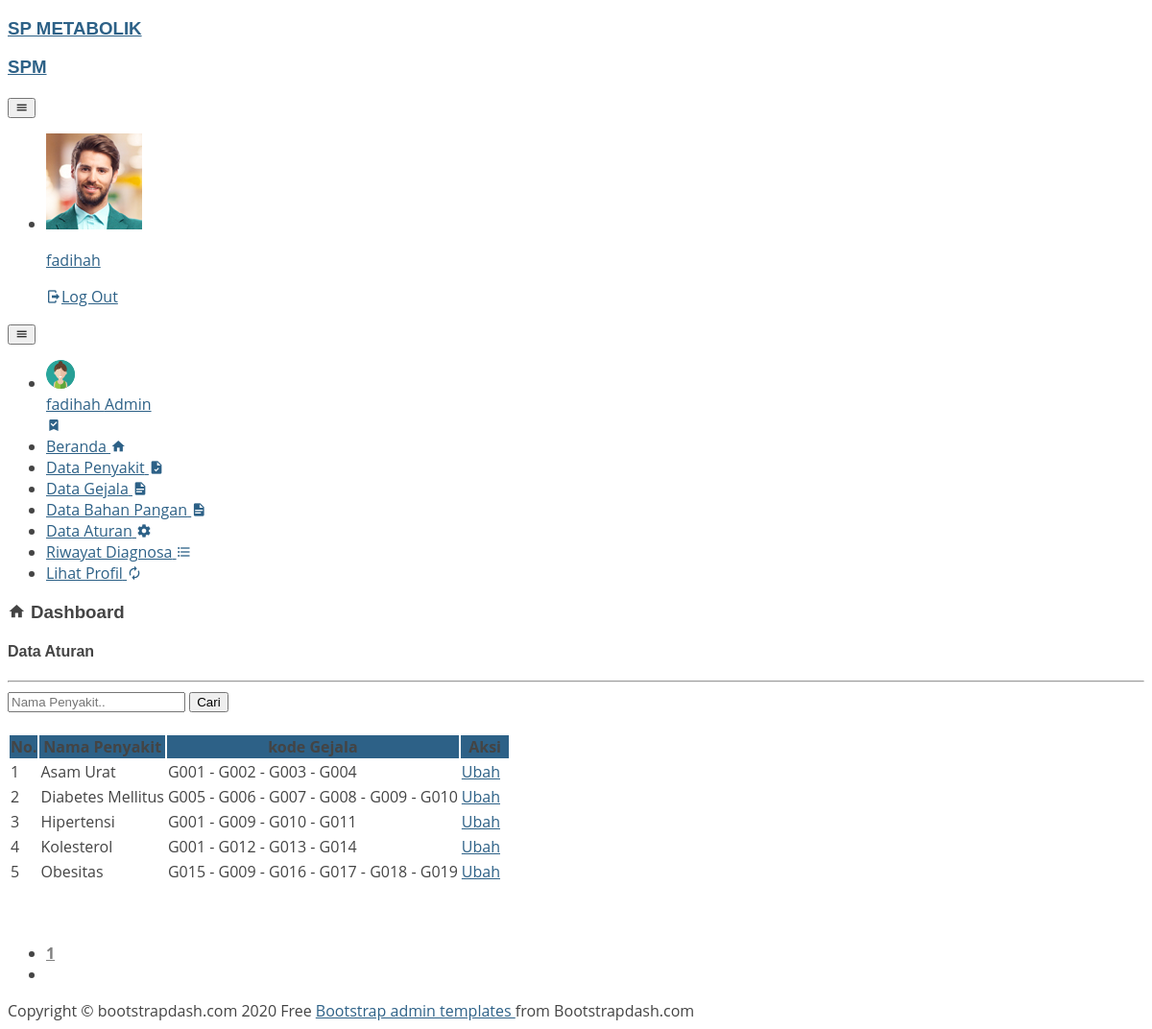
Page /page/daturan.php (signed in) on the committed database.
### tables this page shows
CREATE TABLE `penyakit` (
  `id_penyakit` int(5) NOT NULL,
  `kode_penyakit` varchar(5) NOT NULL,
  `nama_penyakit` varchar(40) NOT NULL,
  `gambar` varchar(100) NOT NULL,
  `keterangan` text NOT NULL,
  `solusi` text NOT NULL,
  `penyebab` text NOT NULL
);

### koneksi.php (called while the page is built, shortened)
<?php
$conn = mysqli_connect("sql209.epizy.com", "epiz_29132838", "vFeo4yUAVpGWIT", "epiz_29132838_metabolik");
function query($query) {
    global $conn;
    $result = mysqli_query($conn, $query);
    $rows = [];
    while( $row = mysqli_fetch_assoc($result) ) {
        $rows[] = $row;
    }
    return $rows;
}
?>

### page/daturan.php (the view, shortened to what this page needs)
<?php
$con = mysqli_connect("sql209.epizy.com", "epiz_29132838", "vFeo4yUAVpGWIT", "epiz_29132838_metabolik");
require '../koneksi.php';
$jumlahdataperhalaman = 10;
$jumlahdata = count(query("SELECT*FROM penyakit"));
$jumlahhalaman = ceil($jumlahdata/$jumlahdataperhalaman);
$halamanaktif = (isset($_GET["halaman"])) ? $_GET["halaman"]:1;
$awaldata = ($jumlahdataperhalaman * $halamanaktif) - $jumlahdataperhalaman;
$list_data = '';
$q = "select * from penyakit order by kode_penyakit LIMIT $awaldata, $jumlahdataperhalaman";
$q = mysqli_query($con, $q);
$no = 0;
if (mysqli_num_rows($q) > 0) {
    while ($r = mysqli_fetch_array($q)) {
      $no++;
        $id = $r['kode_penyakit'];
        $gejala = array();
        $qgejala = "select * from basispengetahuan where kode_penyakit='$id'";
        $qgejala = mysqli_query($con, $qgejala);
        while ($rgejala = mysqli_fetch_array($qgejala)) {
            $r_gejala = mysqli_fetch_array(mysqli_query($con, "select kode_gejala from gejala where kode_gejala='" . $rgejala['kode_gejala'] . "'"));
            $gejala[] = $r_gejala['kode_gejala'];
        }
        $daftar_gejala = implode(" - ", $gejala);
        $list_data .= '
		<tr>
		<td>'.$no.'</td>
		<td>' . $r['nama_penyakit'] . '</td>
		<td>' . $daftar_gejala . '</td>
		<td>
		<a href="tambah_aturan.php?id_penyakit='. $r['id_penyakit'] .'" class="btn btn-success btn-xs" title="Ubah"><i class="fa fa-edit"></i> Ubah</a> &nbsp;
		</tr>';
    }
}
?>
<!DOCTYPE html>
<html lang="en">
  <head>
    <link rel="stylesheet" href="../vendor/assets/vendors/mdi/css/materialdesignicons.min.css">
    <link rel="stylesheet" href="../vendor/assets/vendors/css/vendor.bundle.base.css">
    <link rel="stylesheet" href="../vendor/assets/css/style.css">
  </head>
  <body>
    <div class="container-scroller">
      <nav class="navbar default-layout-navbar col-lg-12 col-12 p-0 fixed-top d-flex flex-row">
        <div class="text-center navbar-brand-wrapper d-flex align-items-center justify-content-center">
          <a class="navbar-brand brand-logo" href="index.html"> <h3>SP METABOLIK</h3> </a>
          <a class="navbar-brand brand-logo-mini" href="index.html"> <h3>SPM</h3> </a>
        </div>
        <div class="navbar-menu-wrapper d-flex align-items-stretch">
          <button class="navbar-toggler navbar-toggler align-self-center" type="button" data-toggle="minimize">
            <span class="mdi mdi-menu"></span>
          </button>
          <ul class="navbar-nav navbar-nav-right">
            <li class="nav-item nav-profile dropdown">
              <a class="nav-link dropdown-toggle" id="profileDropdown" href="#" data-toggle="dropdown" aria-expanded="false">
                <div class="nav-profile-img">
                  <img src="../vendor/assets/images/faces/face1.jpg" alt="image">
                </div>
                <div class="nav-profile-text">
                  <p class="mb-1 text-black"> <?php echo $_SESSION["username"]; ?> </p>
                </div>
              </a>
              <div class="dropdown-menu navbar-dropdown" aria-labelledby="profileDropdown">
                <a class="dropdown-item" href="../../login/logout.php">
                  <i class="mdi mdi-logout mr-2 text-primary"></i>Log Out </a>
              </div>
            </li>
          </ul>
          <button class="navbar-toggler navbar-toggler-right d-lg-none align-self-center" type="button" data-toggle="offcanvas">
            <span class="mdi mdi-menu"></span>
          </button>
        </div>
      </nav>
      <div class="container-fluid page-body-wrapper">
        <nav class="sidebar sidebar-offcanvas" id="sidebar">
          <ul class="nav">
            <li class="nav-item nav-profile">
              <a href="#" class="nav-link">
                <div class="nav-profile-image">
                  <img src="../vendor/assets/images/faces-clipart/pic-3.png" alt="profile">
                </div>
                <div class="nav-profile-text d-flex flex-column">
                  <span class="font-weight-bold mb-2"> <?php echo $_SESSION["username"]; ?> </span>
                  <span class="text-secondary text-small"> <?php echo $_SESSION["role"]; ?> </span>
                </div>
                <i class="mdi mdi-bookmark-check text-success nav-profile-badge"></i>
              </a>
            </li>
            <li class="nav-item">
              <a class="nav-link" href="index_dokter.php">
                <span class="menu-title">Beranda</span>
                <i class="mdi mdi-home menu-icon"></i>
              </a>
            </li>
            <li class="nav-item">
              <a class="nav-link" href="dpenyakit.php">
                <span class="menu-title">Data Penyakit</span>
                <i class="mdi mdi-file-check menu-icon"></i>
              </a>
            </li>
            <li class="nav-item">
              <a class="nav-link" href="dgejala.php">
                <span class="menu-title">Data Gejala</span>
                <i class="mdi mdi-file-document menu-icon"></i>
              </a>
            </li>
            <li class="nav-item">
              <a class="nav-link" href="dpangan.php">
                <span class="menu-title">Data Bahan Pangan</span>
                <i class="mdi mdi-file-document menu-icon"></i>
              </a>
            </li>
            <li class="nav-item">
              <a class="nav-link" href="daturan.php">
                <span class="menu-title">Data Aturan</span>
                <i class="mdi mdi-settings menu-icon"></i>
              </a>
            </li>
            <li class="nav-item">
              <a class="nav-link" href="riwayat_diagnosa.php">
                <span class="menu-title">Riwayat Diagnosa</span>
                <i class="mdi mdi-format-list-bulleted menu-icon"></i>
              </a>
            </li>
            <li class="nav-item">
              <a class="nav-link" href="edit_profil_dokter.php?id=<?= $_SESSION["id_user"];?>">
                <span class="menu-title">Lihat Profil</span>
                <i class="mdi mdi-autorenew menu-icon"></i>
              </a>
            </li>
          </ul>
        </nav>
        <div class="main-panel">
          <div class="content-wrapper">
            <div class="page-header">
              <h3 class="page-title">
                <span class="page-title-icon bg-gradient-info text-white mr-2">
                  <i class="mdi mdi-home"></i>
                </span> Dashboard
              </h3>
            </div>
            <div class="row">
              <div class="col-12 grid-margin stretch-card">
                <div class="card">
                  <div class="card-body text-center">
                    <h4 class="card-title">Data Aturan</h4>
                    <hr>
                    <nav class="navbar navbar-light ">
                      <form class="form-inline" action="" method="post">
                        <input class="form-control mr-sm-2" type="text" placeholder="Nama Penyakit.." name="keyword"  autocomplete="off" autofocus>
                        <button class="btn btn-outline-info my-2 my-sm-0" type="submit" name="cari_rule">Cari</button>
                      </form>
                    </nav><br>
                        <table class="table table-bordered">
                            <tr class="text-center text-light" style="background-color:#2D6187;">
                            <th>No.</th>
                            <th>Nama Penyakit</th>
                            <th>kode Gejala</th>
                            <th>Aksi</th>
                            </tr>
                            <tbody>
                    <?php echo $list_data; ?>
                </tbody>
                        </table> <br><br>
                        <div class="container">
                          <div class="row">
                            <div class="col-md-6 offset-md-5">
                              <nav aria-label="Page navigation example">
                                <ul class="pagination">
                                  <li class="page-item">
                                    <?php for($i=1; $i<=$jumlahhalaman; $i++) :?>
                                    <?php if($i==$halamanaktif) : ?>
                                      <a class="page-link" href="?halaman=<?= $i;?>" style="font-weight: bold; color: grey;"> <?= $i; ?> </a>
                                    <?php else :?>
                                      <li class="page-item"><a class="page-link" href="?halaman=<?= $i;?>"> <?= $i; ?> </a></li>
                                        <?php endif; ?>
                                        <?php endfor; ?>
                                      </li>
                                      <li class="page-item">
                                    </li>
                                  </ul>
                              </nav>
                            </div>
                          </div>
                        </div>
                  </div>
                </div>
              </div>
            </div>
          </div>
          <footer class="footer">
            <div class="container-fluid clearfix">
              <span class="text-muted d-block text-center text-sm-left d-sm-inline-block">Copyright © bootstrapdash.com 2020</span>
              <span class="float-none float-sm-right d-block mt-1 mt-sm-0 text-center"> Free <a href="https://www.bootstrapdash.com/bootstrap-admin-template/" target="_blank">Bootstrap admin templates </a> from Bootstrapdash.com</span>
            </div>
          </footer>
        </div>
      </div>
    </div>
  </body>
</html>

### assets/css/style.css (style rules this page uses)
body { font-family: "Open Sans", sans-serif; color: #444444; }
a { color: #2D6187; }
h1, h2, h3, h4, h5, h6 { font-family: "Raleway", sans-serif; }

### rows in the picture
penyakit: nama_penyakit "Asam Urat", daftar_gejala "G001 - G002 - G003 - G004"
penyakit: nama_penyakit "Diabetes Mellitus", daftar_gejala "G005 - G006 - G007 - G008 - G009 - G010"
penyakit: nama_penyakit "Hipertensi", daftar_gejala "G001 - G009 - G010 - G011"
penyakit: nama_penyakit "Kolesterol", daftar_gejala "G001 - G012 - G013 - G014"
penyakit: nama_penyakit "Obesitas", daftar_gejala "G015 - G009 - G016 - G017 - G018 - G019"

### other values in the picture
$_SESSION["username"] "fadihah"
$_SESSION["role"] "Admin"
